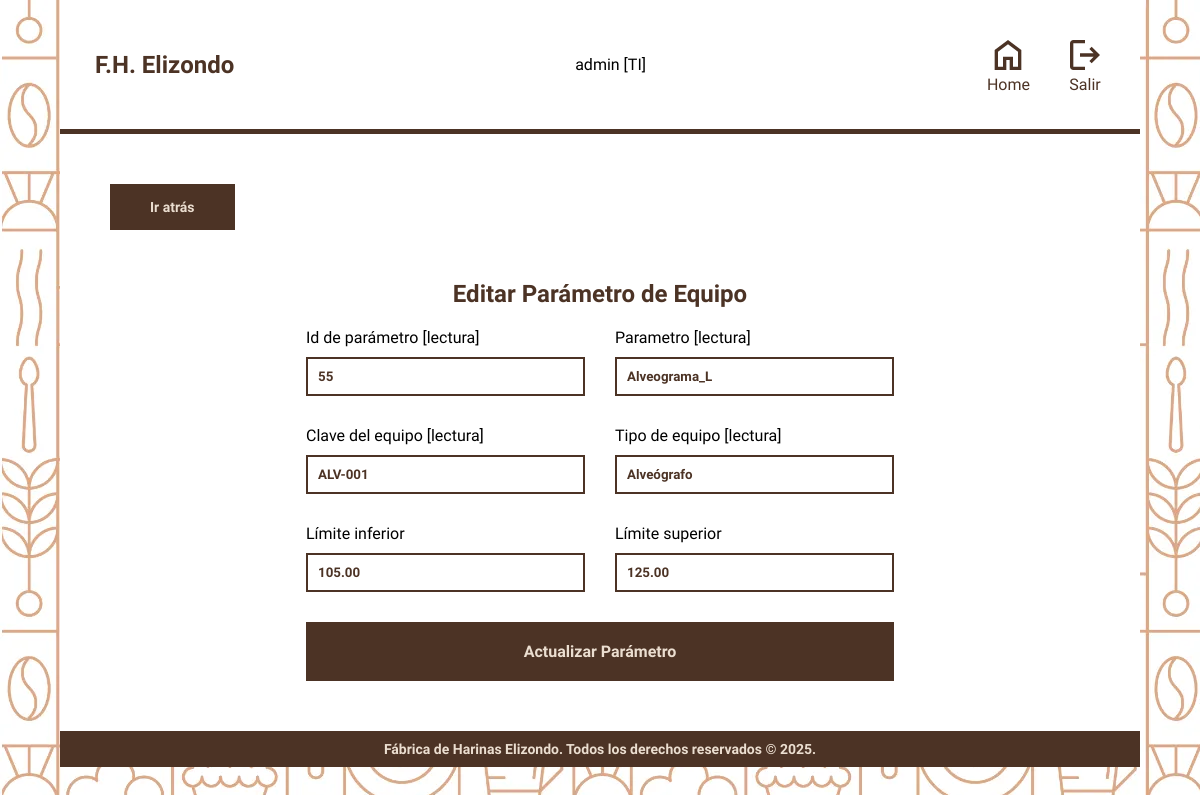
The app's page /modulos/parametrosform.php?id=55&ow=equipos_laboratorio (signed in) with its own data.
### tables this page shows
CREATE TABLE Parametros (
    id_parametro INT PRIMARY KEY AUTO_INCREMENT,
    id_equipo INT,
    id_cliente INT,
    nombre_parametro ENUM(
        'Humedad',
        'Cenizas',
        'Gluten_Humedo',
        'Gluten_Seco',
        'Indice_Gluten',
        'Indice_Caida',
        'Almidon_Danado',
        'Alveograma_P',
        'Alveograma_L',
        'Alveograma_PL',
        'Alveograma_W',
        'Alveograma_IE',
        'Farinograma_Absorcion_Agua',
        'Farinograma_Tiempo_Desarrollo',
        'Farinograma_Estabilidad',
        'Farinograma_Grado_Decaimiento'
    ) NOT NULL,
    lim_Superior DECIMAL(10, 2) NOT NULL,
    lim_Inferior DECIMAL(10, 2) NOT NULL,
    FOREIGN KEY (id_equipo) REFERENCES Equipos_Laboratorio(id_equipo),
    FOREIGN KEY (id_cliente) REFERENCES Clientes(id_cliente),
    CHECK (
        (
            id_cliente IS NOT NULL
            AND id_equipo IS NULL
        )
        OR (
            id_cliente IS NULL
            AND id_equipo IS NOT NULL
        )
    )
);

CREATE TABLE Equipos_Laboratorio (
    id_equipo INT PRIMARY KEY AUTO_INCREMENT,
    id_responsable INT NOT NULL,
    clave VARCHAR(50) UNIQUE NOT NULL,
    tipo_equipo ENUM('Alveógrafo', 'Farinógrafo') NOT NULL,
    marca VARCHAR(50),
    modelo VARCHAR(50),
    serie VARCHAR(59) UNIQUE NOT NULL,
    desc_larga VARCHAR(300),
    desc_corta VARCHAR(50) NOT NULL,
    proveedor VARCHAR(50),
    fecha_adquisicion DATE,
    garantia VARCHAR(50) UNIQUE,
    vencimiento_garantia DATE,
    ubicacion VARCHAR(100),
    estado ENUM('Activo', 'Inactivo', 'Baja') NOT NULL DEFAULT 'Activo',
    FOREIGN KEY (id_responsable) REFERENCES Usuarios(id_usuario)
);

### modulos/parametrosform.php (the view, shortened to what this page needs)
<?php
    require '../config/conn.php';
    $id = (int) $_GET['id'];
    $origin = $_GET['ow'];
    if ($origin === 'clientes'){
        $sql = "SELECT
                P.nombre_parametro,
                P.lim_Superior,
                P.lim_Inferior,
                A.nombre AS origen
                FROM parametros P
                LEFT JOIN clientes A ON A.id_cliente = P.id_cliente
                WHERE P.id_parametro = ?";
    } else if ($origin === 'equipos_laboratorio'){
        $sql = "SELECT
                P.nombre_parametro,
                P.lim_Superior,
                P.lim_Inferior,
                A.clave AS origen,
                A.tipo_equipo
                FROM parametros P
                LEFT JOIN equipos_laboratorio A ON A.id_equipo = P.id_equipo
                WHERE P.id_parametro = ?";
    } else {
        $_SESSION['error'] = 'URL no válida.';
        header ('location: parametros.php?tipo=internacionales');
        exit;
    }
    $stmt = $pdo -> prepare($sql);
    $stmt -> execute([$id]);
    $parametro = $stmt -> fetch();
?>
<!DOCTYPE html>
<html lang="en">
<head>
    <link rel="stylesheet" href="../styles.css">
    <link rel="stylesheet" href="../css/menu.css">
</head>
<body>
    <main class="contenedor hoja">
        <?php include '../includes/header.php'; ?>
        <div class="contenedor__modulo">
            <a href="parametros.php?tipo=<?php echo ($origin === 'clientes') ? 'personalizados' : 'internacionales'; ?>" class="atras">Ir atrás</a>
            <h2 class="heading">Editar Parámetro de <?php echo ($origin === 'clientes')?'Cliente':'Equipo'; ?></h2>
            <form action="../config/parametros/updateParametros.php" id="formParametros" class="formulario" method="post">
                <div class="formulario__campo">
                    <label for="id" class="formulario__label">Id de parámetro [lectura]</label>
                    <input type="text" name="id" class="formulario__input" value="<?php echo $id?>" readonly>
                </div>
                <div class="formulario__campo">
                    <label for="nombre_parametro" class="formulario__label">Parametro [lectura]</label>
                    <input type="text" name="nombre_parametro" class="formulario__input"
                        value="<?php echo htmlspecialchars($parametro['nombre_parametro']) ?>" readonly>
                </div>
                <div class="formulario__campo">
                    <label for="nombre" class="formulario__label"><?php echo ($origin === 'clientes')?'Cliente':'Clave del equipo'; ?> [lectura]</label>
                    <input type="text" name="nombre" class="formulario__input"
                        value="<?php echo htmlspecialchars($parametro['origen']) ?>" readonly>
                </div>
                <?php
                    if ($origin === 'equipos_laboratorio'){
                        echo '
                        <div class="formulario__campo">
                            <label for="tipo_equipo" class="formulario__label">Tipo de equipo [lectura]</label>
                            <input type="text" name="tipo_equipo" class="formulario__input" value="' .
                            htmlspecialchars($parametro['tipo_equipo']) . '" readonly>
                        </div>
                        ';
                    }
                ?>
                <div class="formulario__campo">
                    <label for="limite_inf" class="formulario__label">Límite inferior</label>
                    <input type="number" name="limite_inf" value="<?php echo htmlspecialchars($parametro['lim_Inferior']) ?>" class="formulario__input" placeholder="Límite inferior">
                </div>
                <div class="formulario__campo">
                    <label for="limite_sup" class="formulario__label">Límite superior</label>
                    <input type="number" name="limite_sup" value="<?php echo htmlspecialchars($parametro['lim_Superior']) ?>" class="formulario__input" placeholder="Límite superior">
                </div>
                <button type="button" id="btnSubmit" class="formulario__submit">Actualizar Parámetro</button>
            </form>
        </div>
        <?php include '../includes/footer.php'; ?>
    </main>
</body>
</html>

### styles.css (style rules this page uses)
:root { --colorPrimario: #EBDED0; --blanco: #FFFFFF; --colorSecundario: #4c3325; --fuenteHeading: "Domine", serif; --fuenteBody: "Lexend", serif; }
.contenedor { max-width: 1200px; width: 90%; margin: 0 auto; }
html { box-sizing: border-box; }
* { margin: 0; padding: 0; }
a { text-decoration: none; color: var(--colorSecundario); }
body { background-image: url(img/bg-login.webp); font-family: var(--fuenteBody); }
h1, h2, h3, h4 { font-family: var(--fuenteHeading); font-weight: bold; color: var(--colorSecundario); }
.contenedor__modulo { padding: 50px; }
.heading { text-align: center; margin: 20px 0; }
.formulario { max-width: 60%; margin: 0 auto; display: grid; grid-template-columns: repeat(2, 1fr); gap: 30px; }
.formulario__submit { grid-column: 1 / 3; }
.formulario__campo { display: flex; flex-direction: column; gap: 10px; }
.formulario__input, .formulario__select { padding: 10px; font-family: inherit; color: var(--colorSecundario); font-weight: bold; border: 2px solid var(--colorSecundario); }
.formulario__submit { background-color: var(--colorSecundario); border: none; padding: 20px; color: var(--colorPrimario); font-family: inherit; font-weight: bold; font-size: 16px; cursor: pointer; }
.atras { background-color: var(--colorSecundario); color: var(--colorPrimario); font-weight: bold; padding: 15px 40px; font-size: 14px; display: inline-block; margin-bottom: 30px; }

### css/menu.css (style rules this page uses)
:root { --colorPrimario: #EBDED0; --blanco: #FFFFFF; --colorSecundario: #4c3325; --fuenteHeading: "Domine", serif; --fuenteBody: "Lexend", serif; }
.hoja { background-color: var(--blanco); }

### records on screen
parametros: nombre_parametro "Alveograma_L", nombre "ALV-001", tipo_equipo "Alveógrafo", limite_inf "105.00", limite_sup "125.00"

### other values on screen
$_SESSION["username"] "admin"
$_SESSION["rol"] "TI"
